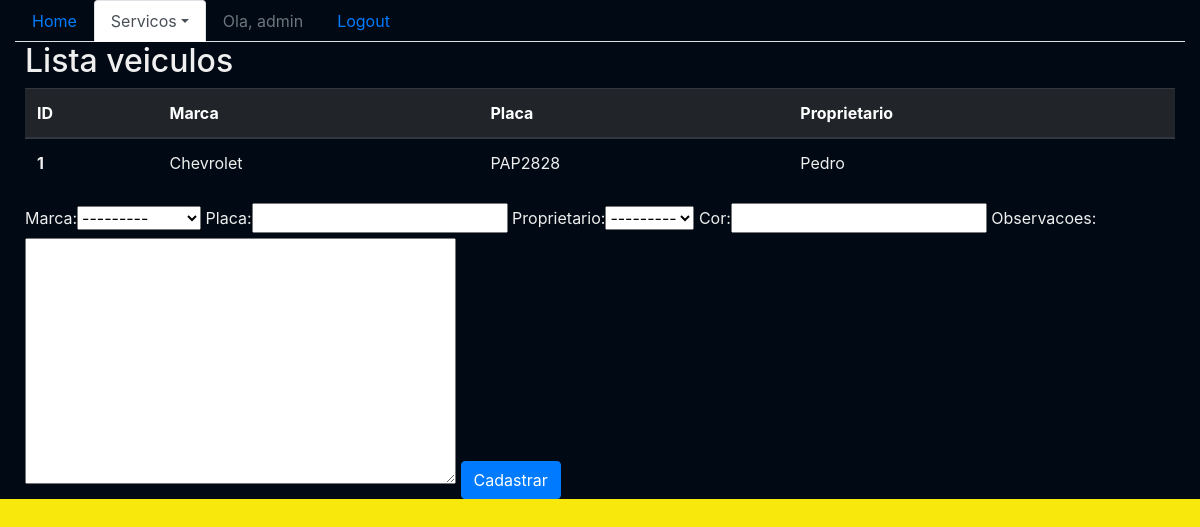
The app's page /sistema/veiculos/ (signed in), older data.
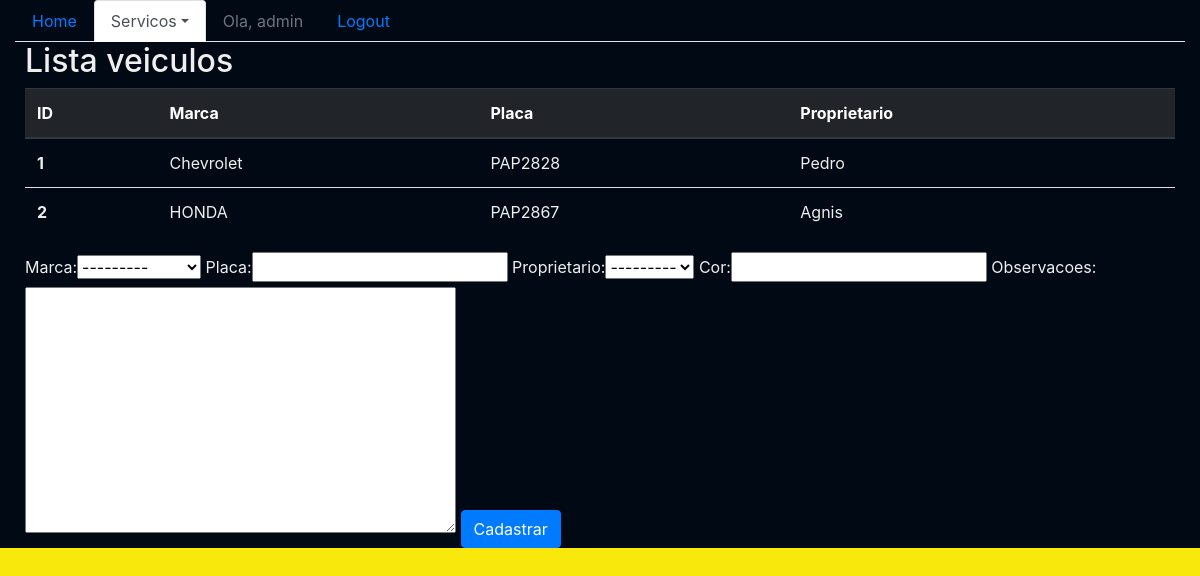
The same page, newer data.
### core/models.py (models this page shows, shortened)
class Veiculo(models.Model):
    marca = models.ForeignKey(Marca, on_delete=models.CASCADE)
    placa = models.CharField(max_length=7)
    proprietario = models.ForeignKey(Pessoa, on_delete=models.PROTECT)
    cor = models.CharField(max_length=15)
    observacoes = models.TextField()

class Marca(models.Model):
    nome = models.CharField(max_length=50)
    def __str__(self):
        return self.nome

class Pessoa(models.Model):
    nome = models.CharField(max_length=100)
    endereco = models.CharField(max_length=200)
    telefone = models.CharField(max_length=20)
    def __str__(self):
        return self.nome

### core/views.py (the view)
@login_required()
def lista_veiculos(request):
    form = VeiculoForm()
    veiculos = Veiculo.objects.all()
    data = {'veiculos': veiculos, 'form': form}
    return render(request, 'core/lista_veiculos.html', data)

### core/forms.py
class VeiculoForm(ModelForm):
    class Meta:
        model = Veiculo
        fields = '__all__'

### core/templates/core/lista_veiculos.html (shortened to what this page needs)
{% extends 'base.html' %}
{% load bootstrap %}
{% block menu%}
    <ul class="nav nav-tabs">
        <li class="nav-item">
            <a class="nav-link" href="{% url 'core_home' %}">Home</a>
        </li>
        <li class="nav-item dropdown">
        <li class="nav-item active dropdown">
            <a class="nav-link dropdown-toggle active" data-toggle="dropdown" href="#" role="button" aria-haspopup="true" aria-expanded="false">Servicos</a>
        </li>
        {% if user.is_authenticated %}
        <li class="nav-item">
                <a class="nav-link disabled" href="">Ola, {{ user }}</a>
        </li>
        <li class="nav-item">
                <a class="nav-link" href="{% url 'logout' %}">Logout</a>
        </li>
    {% else %}
    <li class="nav-item">
            <a class="nav-link" href="{% url 'login' %}">Login</a>
    </li>
    {% endif %}
    </ul>
{% endblock %}
{% block main %}
<div class="row">
    <div class="col">
        <h2>Lista veiculos</h2>
        <table class="table">
                <thead class="thead-dark">
                    <tr>
                    <th scope="col">ID</th>
                    <th scope="col">Marca</th>
                    <th scope="col">Placa</th>
                    <th scope="col">Proprietario</th>
                    </tr>
                </thead>
                <tbody>
                    {% for veiculo in veiculos %}
                    <tr>
                    <th scope="row">{{ veiculo.id }}</th>
                    <td>{{ veiculo.marca }}</td>
                    <td>{{ veiculo.placa }}</td>
                    <td>{{ veiculo.proprietario }}</td>
                    </tr>
                    {% endfor %}
                </tbody>
            </table>
        <form action="{% url 'core_veiculo_novo' %}" method="POST">
            {{ form|bootstrap }}
            <button type="submit" class="btn btn-primary">Cadastrar</button>
        </form>
    </div>
</div>
{% endblock %}

Row changes from the older to the newer data that the page shows:
added Veiculo: id "2", marca "HONDA", placa "PAP2867", proprietario "Agnis"
